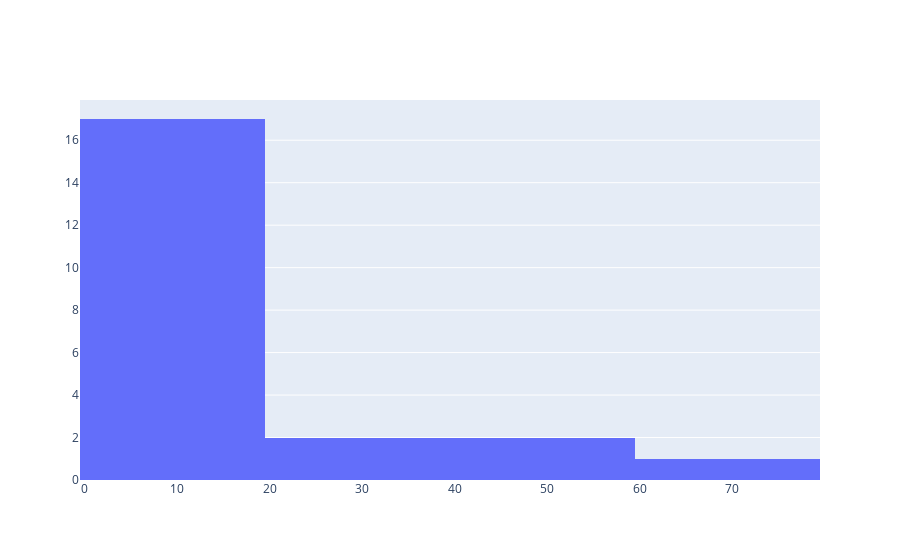

Write notebook code for a chart like this one.
### Code cell
fig=go.Figure(data=[go.Histogram(x=x)])
fig.show()

### Figure 1 — Plotly figure (JSON) as saved in the notebook; plotly's stock layout.template omitted (floating-point values rounded to 4 significant figures)
{"data": [{"type": "histogram", "x": [1, 2, 3, 4, 5, 6, 8, 5, 67, 23, 59, 0, 34, 6, 9, 5, 2, 44, 9, 10, 12, 15]}], "layout": {}}
